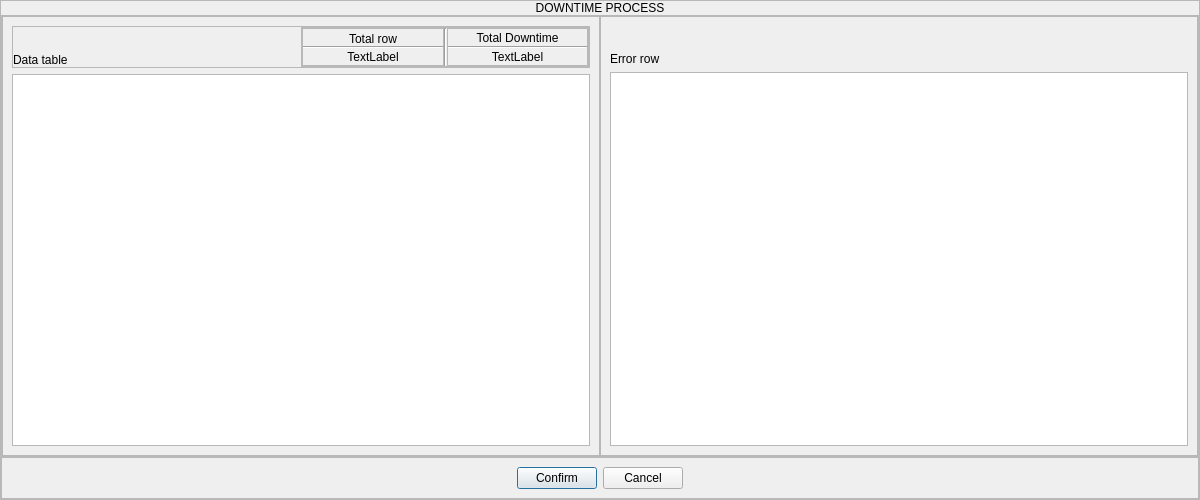
<?xml version="1.0" encoding="UTF-8"?>
<ui version="4.0">
 <class>Dialog</class>
 <widget class="QDialog" name="Dialog">
  <property name="geometry">
   <rect>
    <x>0</x>
    <y>0</y>
    <width>1200</width>
    <height>500</height>
   </rect>
  </property>
  <property name="windowTitle">
   <string>Dialog</string>
  </property>
  <layout class="QHBoxLayout" name="horizontalLayout">
   <property name="spacing">
    <number>0</number>
   </property>
   <property name="leftMargin">
    <number>0</number>
   </property>
   <property name="topMargin">
    <number>0</number>
   </property>
   <property name="rightMargin">
    <number>0</number>
   </property>
   <property name="bottomMargin">
    <number>0</number>
   </property>
   <item>
    <widget class="QFrame" name="frame">
     <property name="frameShape">
      <enum>QFrame::StyledPanel</enum>
     </property>
     <property name="frameShadow">
      <enum>QFrame::Raised</enum>
     </property>
     <layout class="QVBoxLayout" name="verticalLayout">
      <property name="spacing">
       <number>0</number>
      </property>
      <property name="leftMargin">
       <number>0</number>
      </property>
      <property name="topMargin">
       <number>0</number>
      </property>
      <property name="rightMargin">
       <number>0</number>
      </property>
      <property name="bottomMargin">
       <number>0</number>
      </property>
      <item>
       <widget class="QLabel" name="label">
        <property name="sizePolicy">
         <sizepolicy hsizetype="Preferred" vsizetype="Preferred">
          <horstretch>0</horstretch>
          <verstretch>0</verstretch>
         </sizepolicy>
        </property>
        <property name="text">
         <string>DOWNTIME PROCESS</string>
        </property>
        <property name="alignment">
         <set>Qt::AlignCenter</set>
        </property>
       </widget>
      </item>
      <item>
       <widget class="QFrame" name="frame_2">
        <property name="frameShape">
         <enum>QFrame::StyledPanel</enum>
        </property>
        <property name="frameShadow">
         <enum>QFrame::Raised</enum>
        </property>
        <layout class="QHBoxLayout" name="horizontalLayout_2">
         <property name="spacing">
          <number>0</number>
         </property>
         <property name="leftMargin">
          <number>0</number>
         </property>
         <property name="topMargin">
          <number>0</number>
         </property>
         <property name="rightMargin">
          <number>0</number>
         </property>
         <property name="bottomMargin">
          <number>0</number>
         </property>
         <item>
          <widget class="QFrame" name="frame_5">
           <property name="frameShape">
            <enum>QFrame::StyledPanel</enum>
           </property>
           <property name="frameShadow">
            <enum>QFrame::Raised</enum>
           </property>
           <layout class="QVBoxLayout" name="verticalLayout_2">
            <item>
             <widget class="QFrame" name="frame_6">
              <property name="minimumSize">
               <size>
                <width>0</width>
                <height>35</height>
               </size>
              </property>
              <property name="frameShape">
               <enum>QFrame::StyledPanel</enum>
              </property>
              <property name="frameShadow">
               <enum>QFrame::Raised</enum>
              </property>
              <layout class="QHBoxLayout" name="horizontalLayout_4">
               <property name="spacing">
                <number>0</number>
               </property>
               <property name="leftMargin">
                <number>0</number>
               </property>
               <property name="topMargin">
                <number>0</number>
               </property>
               <property name="rightMargin">
                <number>0</number>
               </property>
               <property name="bottomMargin">
                <number>0</number>
               </property>
               <item>
                <widget class="QLabel" name="label_2">
                 <property name="minimumSize">
                  <size>
                   <width>0</width>
                   <height>40</height>
                  </size>
                 </property>
                 <property name="text">
                  <string>Data table</string>
                 </property>
                 <property name="alignment">
                  <set>Qt::AlignBottom|Qt::AlignLeading|Qt::AlignLeft</set>
                 </property>
                </widget>
               </item>
               <item>
                <widget class="QFrame" name="frame_7">
                 <property name="frameShape">
                  <enum>QFrame::StyledPanel</enum>
                 </property>
                 <property name="frameShadow">
                  <enum>QFrame::Raised</enum>
                 </property>
                 <layout class="QHBoxLayout" name="horizontalLayout_5">
                  <property name="spacing">
                   <number>0</number>
                  </property>
                  <property name="leftMargin">
                   <number>0</number>
                  </property>
                  <property name="topMargin">
                   <number>0</number>
                  </property>
                  <property name="rightMargin">
                   <number>0</number>
                  </property>
                  <property name="bottomMargin">
                   <number>0</number>
                  </property>
                  <item>
                   <widget class="QFrame" name="frame_8">
                    <property name="frameShape">
                     <enum>QFrame::StyledPanel</enum>
                    </property>
                    <property name="frameShadow">
                     <enum>QFrame::Raised</enum>
                    </property>
                    <layout class="QVBoxLayout" name="verticalLayout_4">
                     <property name="spacing">
                      <number>0</number>
                     </property>
                     <property name="leftMargin">
                      <number>0</number>
                     </property>
                     <property name="topMargin">
                      <number>0</number>
                     </property>
                     <property name="rightMargin">
                      <number>0</number>
                     </property>
                     <property name="bottomMargin">
                      <number>0</number>
                     </property>
                     <item>
                      <widget class="QLabel" name="label_4">
                       <property name="text">
                        <string>Total row</string>
                       </property>
                       <property name="alignment">
                        <set>Qt::AlignBottom|Qt::AlignHCenter</set>
                       </property>
                      </widget>
                     </item>
                     <item>
                      <widget class="Line" name="line_2">
                       <property name="orientation">
                        <enum>Qt::Horizontal</enum>
                       </property>
                      </widget>
                     </item>
                     <item>
                      <widget class="QLabel" name="total_row_lbl">
                       <property name="text">
                        <string>TextLabel</string>
                       </property>
                       <property name="alignment">
                        <set>Qt::AlignCenter</set>
                       </property>
                      </widget>
                     </item>
                    </layout>
                   </widget>
                  </item>
                  <item>
                   <widget class="Line" name="line">
                    <property name="orientation">
                     <enum>Qt::Vertical</enum>
                    </property>
                   </widget>
                  </item>
                  <item>
                   <widget class="QFrame" name="frame_9">
                    <property name="frameShape">
                     <enum>QFrame::StyledPanel</enum>
                    </property>
                    <property name="frameShadow">
                     <enum>QFrame::Raised</enum>
                    </property>
                    <layout class="QVBoxLayout" name="verticalLayout_5">
                     <property name="spacing">
                      <number>0</number>
                     </property>
                     <property name="leftMargin">
                      <number>0</number>
                     </property>
                     <property name="topMargin">
                      <number>0</number>
                     </property>
                     <property name="rightMargin">
                      <number>0</number>
                     </property>
                     <property name="bottomMargin">
                      <number>0</number>
                     </property>
                     <item>
                      <widget class="QLabel" name="label_6">
                       <property name="text">
                        <string>Total Downtime</string>
                       </property>
                       <property name="alignment">
                        <set>Qt::AlignCenter</set>
                       </property>
                      </widget>
                     </item>
                     <item>
                      <widget class="Line" name="line_3">
                       <property name="orientation">
                        <enum>Qt::Horizontal</enum>
                       </property>
                      </widget>
                     </item>
                     <item>
                      <widget class="QLabel" name="total_downtime_lbl">
                       <property name="text">
                        <string>TextLabel</string>
                       </property>
                       <property name="alignment">
                        <set>Qt::AlignCenter</set>
                       </property>
                      </widget>
                     </item>
                    </layout>
                   </widget>
                  </item>
                 </layout>
                </widget>
               </item>
              </layout>
             </widget>
            </item>
            <item>
             <widget class="QTableView" name="data_table">
              <property name="sizePolicy">
               <sizepolicy hsizetype="Expanding" vsizetype="Expanding">
                <horstretch>0</horstretch>
                <verstretch>0</verstretch>
               </sizepolicy>
              </property>
             </widget>
            </item>
           </layout>
          </widget>
         </item>
         <item>
          <widget class="QFrame" name="frame_4">
           <property name="frameShape">
            <enum>QFrame::StyledPanel</enum>
           </property>
           <property name="frameShadow">
            <enum>QFrame::Raised</enum>
           </property>
           <layout class="QVBoxLayout" name="verticalLayout_3">
            <item>
             <widget class="QLabel" name="label_3">
              <property name="minimumSize">
               <size>
                <width>0</width>
                <height>40</height>
               </size>
              </property>
              <property name="text">
               <string>Error row</string>
              </property>
              <property name="alignment">
               <set>Qt::AlignBottom|Qt::AlignLeading|Qt::AlignLeft</set>
              </property>
             </widget>
            </item>
            <item>
             <widget class="QTableView" name="error_row_table">
              <property name="sizePolicy">
               <sizepolicy hsizetype="Expanding" vsizetype="Expanding">
                <horstretch>0</horstretch>
                <verstretch>0</verstretch>
               </sizepolicy>
              </property>
             </widget>
            </item>
           </layout>
          </widget>
         </item>
        </layout>
       </widget>
      </item>
      <item>
       <widget class="QFrame" name="frame_3">
        <property name="sizePolicy">
         <sizepolicy hsizetype="Preferred" vsizetype="Preferred">
          <horstretch>0</horstretch>
          <verstretch>0</verstretch>
         </sizepolicy>
        </property>
        <property name="frameShape">
         <enum>QFrame::StyledPanel</enum>
        </property>
        <property name="frameShadow">
         <enum>QFrame::Raised</enum>
        </property>
        <layout class="QHBoxLayout" name="horizontalLayout_3">
         <item>
          <spacer name="horizontalSpacer">
           <property name="orientation">
            <enum>Qt::Horizontal</enum>
           </property>
           <property name="sizeHint" stdset="0">
            <size>
             <width>40</width>
             <height>20</height>
            </size>
           </property>
          </spacer>
         </item>
         <item>
          <widget class="QPushButton" name="Confirm_btn">
           <property name="text">
            <string>Confirm</string>
           </property>
          </widget>
         </item>
         <item>
          <widget class="QPushButton" name="Cancel_btn">
           <property name="text">
            <string>Cancel</string>
           </property>
          </widget>
         </item>
         <item>
          <spacer name="horizontalSpacer_2">
           <property name="orientation">
            <enum>Qt::Horizontal</enum>
           </property>
           <property name="sizeHint" stdset="0">
            <size>
             <width>40</width>
             <height>20</height>
            </size>
           </property>
          </spacer>
         </item>
        </layout>
       </widget>
      </item>
     </layout>
    </widget>
   </item>
  </layout>
 </widget>
 <resources/>
 <connections/>
</ui>
